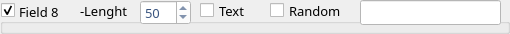
           <widget class="QGroupBox" name="gbFFG_7">
            <property name="enabled">
             <bool>true</bool>
            </property>
            <property name="minimumSize">
             <size>
              <width>200</width>
              <height>25</height>
             </size>
            </property>
            <property name="font">
             <font>
              <family>Sans Serif</family>
              <pointsize>10</pointsize>
              <weight>9</weight>
              <italic>false</italic>
              <bold>false</bold>
             </font>
            </property>
            <property name="title">
             <string>Field 8</string>
            </property>
            <property name="alignment">
             <set>Qt::AlignBottom|Qt::AlignLeading|Qt::AlignLeft</set>
            </property>
            <property name="flat">
             <bool>true</bool>
            </property>
            <property name="checkable">
             <bool>true</bool>
            </property>
            <widget class="QSpinBox" name="sbxFFG_7">
             <property name="enabled">
              <bool>true</bool>
             </property>
             <property name="geometry">
              <rect>
               <x>140</x>
               <y>0</y>
               <width>51</width>
               <height>25</height>
              </rect>
             </property>
             <property name="styleSheet">
              <string notr="true">background-color: rgb(255, 255, 255);
color: rgb(57, 84, 127);</string>
             </property>
             <property name="minimum">
              <number>1</number>
             </property>
             <property name="maximum">
              <number>255</number>
             </property>
             <property name="value">
              <number>50</number>
             </property>
            </widget>
            <widget class="QLineEdit" name="txtFFG_7">
             <property name="enabled">
              <bool>false</bool>
             </property>
             <property name="geometry">
              <rect>
               <x>360</x>
               <y>0</y>
               <width>141</width>
               <height>25</height>
              </rect>
             </property>
             <property name="styleSheet">
              <string notr="true">background-color: rgb(255, 255, 255);
color: rgb(57, 84, 127);</string>
             </property>
             <property name="inputMask">
              <string/>
             </property>
             <property name="text">
              <string/>
             </property>
             <property name="maxLength">
              <number>32767</number>
             </property>
             <property name="alignment">
              <set>Qt::AlignCenter</set>
             </property>
            </widget>
            <widget class="QLabel" name="labFFG_7">
             <property name="geometry">
              <rect>
               <x>80</x>
               <y>0</y>
               <width>51</width>
               <height>21</height>
              </rect>
             </property>
             <property name="text">
              <string>-Lenght</string>
             </property>
            </widget>
            <widget class="QCheckBox" name="cbxFFG_RANDOM_7">
             <property name="geometry">
              <rect>
               <x>270</x>
               <y>0</y>
               <width>81</width>
               <height>21</height>
              </rect>
             </property>
             <property name="cursor">
              <cursorShape>PointingHandCursor</cursorShape>
             </property>
             <property name="text">
              <string>Random</string>
             </property>
            </widget>
            <widget class="QCheckBox" name="cbxFFG_TEXT_7">
             <property name="geometry">
              <rect>
               <x>200</x>
               <y>0</y>
               <width>61</width>
               <height>21</height>
              </rect>
             </property>
             <property name="cursor">
              <cursorShape>PointingHandCursor</cursorShape>
             </property>
             <property name="text">
              <string>Text</string>
             </property>
            </widget>
           </widget>
